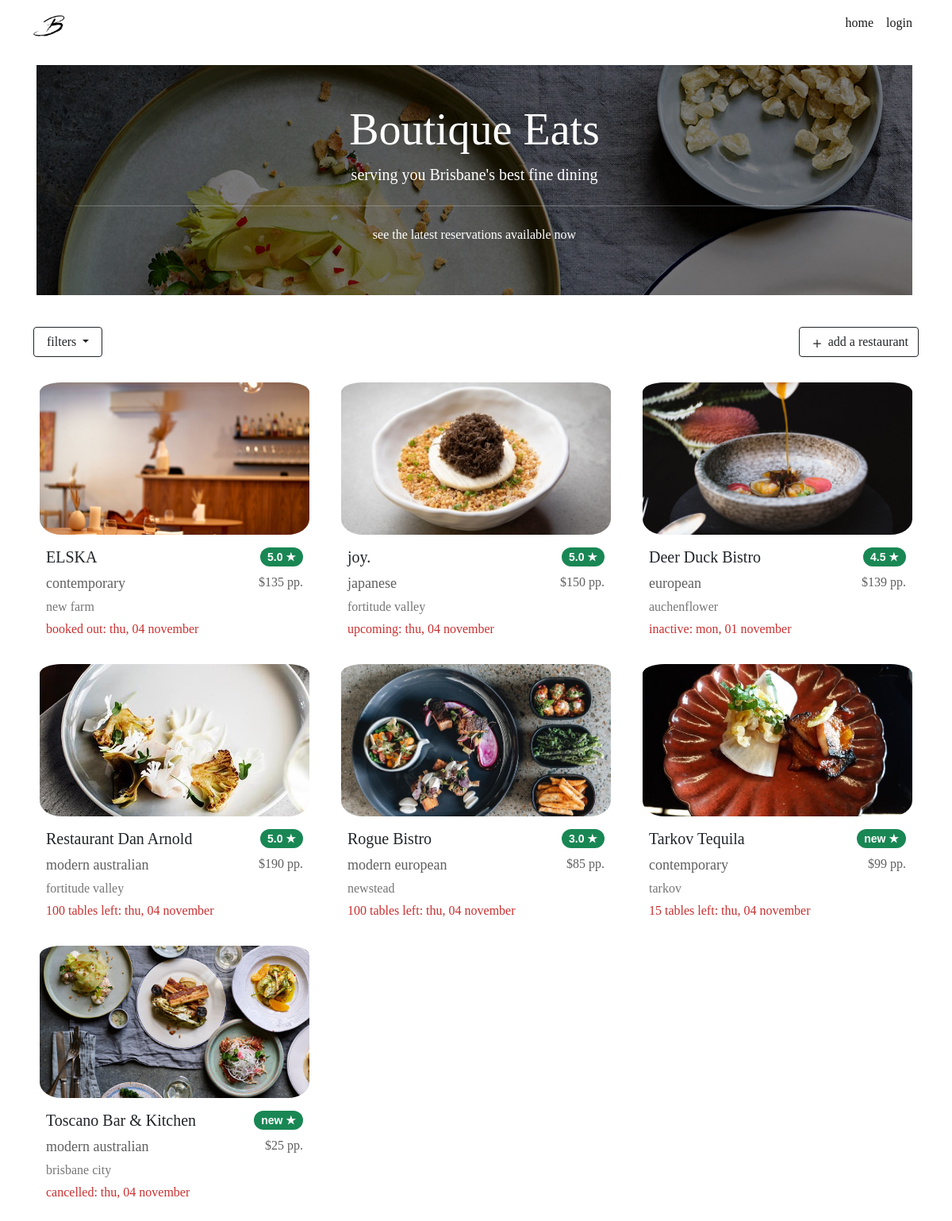
The page / on the database its author committed.
### website/models.py (models this page shows, shortened)
class Restaurant(db.Model):
    __tablename__ = 'restaurants'
    __table_args__ = {'extend_existing': True}
    restaurant_id = db.Column(db.Integer, primary_key=True)
    name = db.Column(db.String(100), nullable=False)
    street = db.Column(db.String(150), nullable=False)
    suburb = db.Column(db.String(50), nullable=False)
    max_reservations = db.Column(db.Integer)
    caption = db.Column(db.String(200), nullable=False)
    description = db.Column(db.String(400), nullable=False)
    price = db.Column(db.Integer)
    cuisine_type = db.Column(db.String(30), nullable=False)
    num_courses = db.Column(db.Integer, nullable=False)
    website = db.Column(db.String(400))
    image = db.Column(db.String(400), nullable=False)
    comments = db.relationship('Comment', backref='restaurant')
    statuses = db.relationship('RestaurantStatus', backref='restaurant')
    opening_hours = db.relationship('RestaurantOpeningHours', backref='restaurant')
    reservations = db.relationship('Reservation', backref='restaurant')
    user_id = db.Column(db.Integer, db.ForeignKey('users.id'))

class RestaurantStatus(db.Model):
    __tablename__ = 'restaurantstatuses'
    __table_args__ = {'extend_existing': True}
    restaurant_status_id = db.Column(db.Integer, primary_key=True)
    status = db.Column(db.String(100), nullable=False)
    at_time = db.Column(db.DateTime, default=datetime.now())
    restaurant_id = db.Column(db.Integer, db.ForeignKey('restaurants.restaurant_id'))

### website/views.py (the view)
@bp.route('/')
def index():
    filtered_form = FilterRestaurantsForm()
    restaurants = Restaurant.query.all()
    booking_space = []
    is_open_today = []
    for restaurant in restaurants:
        set_todays_status(restaurant)
        booking_space.append(restaurant_space(restaurant, date.today()))
        is_open_today.append(check_open_today(restaurant, date.today()))
    return render_template("index.html", restaurants=restaurants, filter_form = filtered_form, booking_space = booking_space, today=date.today(), is_open_today = is_open_today)

### website/views.py (called while the page is built)
def restaurant_space(restaurant, space_on_date):
    current_booking_quantity = 0
    for reservation in restaurant.reservations:
        if (reservation.reservation_time.date() == space_on_date):
            current_booking_quantity += reservation.quantity
    return restaurant.max_reservations - current_booking_quantity

def set_todays_status(restaurant):
    if restaurant.statuses[-1].status != "inactive":
        if restaurant.statuses[-1].at_time.date() != date.today():
            restaurant_status = RestaurantStatus(status="upcoming",
                                            restaurant=restaurant)
            db.session.add(restaurant_status)
            db.session.commit()

def check_open_today(restaurant, time_to_check):
    for day_tuple in restaurant.opening_hours:
        if (day_tuple.day_of_the_week.lower() == time_to_check.strftime("%A").lower()):
            return True
    return False

### website/templates/index.html (shortened to what this page needs)
{% extends 'base.html' %}
{% block content %}
<div class="container">
    <div class="row me-4 mt-auto">
        <div class="p-5 rounded-lg m-3"
            style="color: #ffffff; background: linear-gradient( rgba(0, 0, 0, 0.5), rgba(0, 0, 0, 0.5) ), url('../static/image/banner_many.jpg');">
            <h1 class="display-4 text-center">Boutique Eats</h1>
            <p class="lead text-center">serving you Brisbane's best fine dining</p>
            <hr class="my-4">
            <p class="text-center">see the latest reservations available now</p>
        </div>
    </div>
</div>
<div class="container">
    <div class="row mt-4 mb-2">
        <div class="col-6">
            <button class="btn btn-outline-dark dropdown-toggle px-3" type="button" data-bs-toggle="collapse"
                data-bs-target="#filterMenu" aria-expanded="false" aria-controls="filterMenu">
                filters
            </button>
        </div>
        <div class="col-6">
            <a class="btn btn-outline-dark float-end" href="{{url_for('main.createrestaurant')}}" role="button">
                <svg xmlns="http://www.w3.org/2000/svg" width="20" height="20" fill="currentColor" class="bi bi-plus"
                    viewBox="0 0 16 16">
                    <path
                        d="M8 4a.5.5 0 0 1 .5.5v3h3a.5.5 0 0 1 0 1h-3v3a.5.5 0 0 1-1 0v-3h-3a.5.5 0 0 1 0-1h3v-3A.5.5 0 0 1 8 4z" />
                </svg>
                add a restaurant
            </a>
        </div>
    </div>
</div>
<div class="container">
    <div class="row mt-3 mt-lg-4 mt-sm-4">
        {% for restaurant in restaurants %}
        <div class="col-lg-4 col-md-12 pb-5 pb-lg-2 pb-md-5 pb-sm-4">
            <div class="card">
                <img src="{{ restaurant.image }}" class="card-img-top px-2 pt-2" alt="{{ restaurant.name }}">
                <div class="card-body">
                    <div class="row">
                        <div class="col-6 col-lg-8 col-md-6">
                            <div class="card-title">
                                <h5>{{ restaurant.name }} </h5>
                            </div>
                        </div>
                        <div class="col-6 col-lg-4 col-md-6">
                            {% set average = [] %}
                            <span class="badge rounded-pill bg-success float-end">
                                {% if average|count > 0 %}
                                {{ average | sum / average | count}}
                                {% else %}
                                new
                                {% endif %}
                                &#9733;</span>
                        </div>
                    </div>
                    <div class="row">
                        <div class="col-8 col-lg-6">
                            <p class="card-text card-cuisine">
                                {{ restaurant.cuisine_type }}
                            </p>
                        </div>
                        <div class="col-4 col-lg-6 card-price">
                            ${{ restaurant.price }} pp.
                        </div>
                    </div>
                    <div class="row mt-1">
                        <div class="card-text card-location">
                            {{ restaurant.suburb }}
                        </div>
                    </div>
                    <div class="row mt-1">
                        <div class="card-text card-seats">
                            {% if restaurant.statuses[-1].status == "upcoming" %}
                            {% if is_open_today[loop.index - 1] %}
                            {{ booking_space[loop.index - 1] }} tables left:
                            {% else %}
                            {{ restaurant.statuses[-1].status }}:
                            {% endif %}
                            {% else %}
                            {% if restaurant.statuses[-1].status == "booked" %}
                            booked out:
                            {% else %}
                            {{ restaurant.statuses[-1].status }}:
                            {% endif %}
                            {% endif %}
                            {{restaurant.statuses[-1].at_time.strftime("%a, %d %B").lower() }}
                        </div>
                    </div>
                </div>
            </div>
        </div>
        {% endfor %}
    </div>
</div>
{% endblock %}

### website/static/css/stylesheet.css (style rules this page uses)
body { font-family: Didot, Palatino, Perpetua, serif; }
.card { border-radius: 5%; border: none; }
.card-img-top { width: 100%; height: 25vh; object-fit: cover; border-radius: 10%; }
.card-title { font-weight: bold; }
.card-text { font-size: 18px; }
.card-seats { font-size: 16px; color: #c93030; }
.card-cuisine { text-align: left; color: #5f5f5f; }
.card-price { text-align: right; font-size: 16px; color: #5f5f5f; }
.card-location { text-align: left; font-size: 16px; color: #767676; }
span.badge { font-size: 14px; font-family: Candara, sans-serif; }

### rows shown on the page
Restaurant: image (picture), name "ELSKA", average "5.0", cuisine_type "contemporary", price "135", suburb "new farm", shows "booked out:", at_time "thu, 04 november"
Restaurant: image (picture), name "joy.", average "5.0", cuisine_type "japanese", price "150", suburb "fortitude valley", status "upcoming", at_time "thu, 04 november"
Restaurant: image (picture), name "Deer Duck Bistro", average "4.5", cuisine_type "european", price "139", suburb "auchenflower", status "inactive", at_time "mon, 01 november"
Restaurant: image (picture), name "Restaurant Dan Arnold", average "5.0", cuisine_type "modern australian", price "190", suburb "fortitude valley", max_reservations "100", at_time "thu, 04 november"
Restaurant: image (picture), name "Rogue Bistro", average "3.0", cuisine_type "modern european", price "85", suburb "newstead", max_reservations "100", at_time "thu, 04 november"
Restaurant: image (picture), name "Tarkov Tequila", shows "new", cuisine_type "contemporary", price "99", suburb "tarkov", max_reservations "15", at_time "thu, 04 november"
Restaurant: image (picture), name "Toscano Bar & Kitchen", shows "new", cuisine_type "modern australian", price "25", suburb "brisbane city", status "cancelled", at_time "thu, 04 november"
